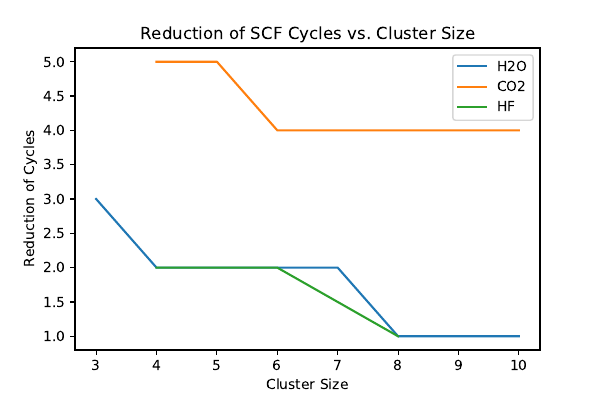

This figure's Python source:
import matplotlib.pyplot as plt

water_size = [3,4,5,7,8,9,10]
water = [3,2,2,2,1,1,1]
CO2_size = [4,5,6,7,8,9,10]
CO2 = [5,5,4,4,4,4,4]
HF_size = [4,5,6,8]
HF = [2,2,2,1]

fig, ax = plt.subplots()
ax.plot(water_size, water, label='H2O')
ax.plot(CO2_size, CO2, label='CO2')
ax.plot(HF_size, HF, label='HF')
ax.set_xlabel('Cluster Size')
ax.set_ylabel('Reduction of Cycles')
ax.set_title('Reduction of SCF Cycles vs. Cluster Size')
ax.legend()
plt.savefig('Reduction_of_SCF_Cycles_vs_Cluster_Size.pdf')